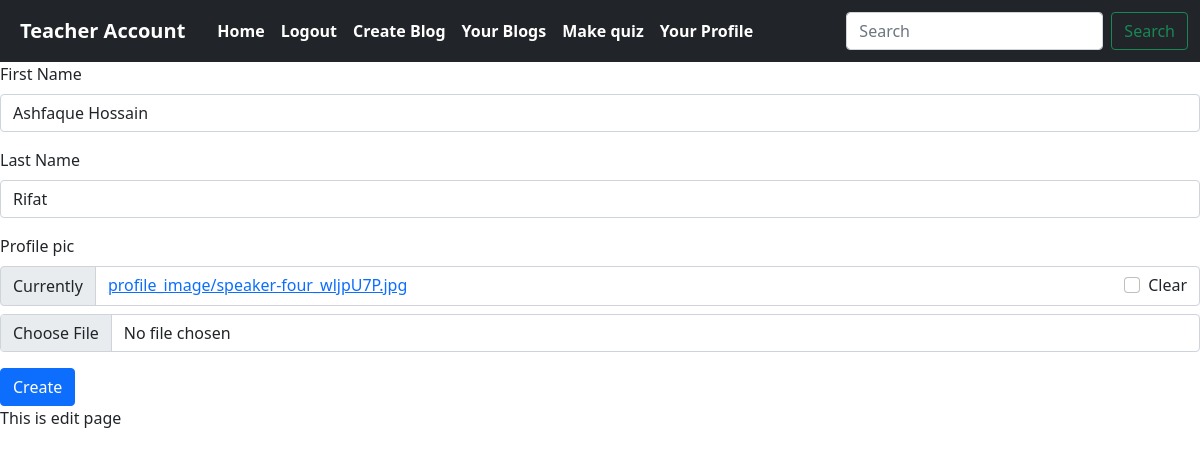
Page /edit_profile/ (signed in) on the committed database.
### blog/models.py (models this page shows, shortened)
class User(AbstractUser):
    user_type = models.ForeignKey(account, on_delete=models.CASCADE,blank=True,null=True,related_name='user_status')

class account(models.Model):
    type = models.CharField(max_length=100,blank=True,null=True)

class profile(models.Model):
    user_acc = models.OneToOneField(User,on_delete=models.CASCADE,related_name ='user_profile',blank=True,null=True)
    profile_pic = models.ImageField(upload_to='profile_image',blank=True,null=True)
    first_name = models.CharField(max_length=100,blank=True,null=True)
    last_name = models.CharField(max_length=100,blank=True,null=True)

### blog/views.py (the view)
# urls.py: path('edit_profile/',views.edit_profile, name='edit_profile'),
def edit_profile(request):
    current_user = profile.objects.get( user_acc = request.user )
    form = ProfileForm( instance =current_user )
    context = {
        'form':form
    }
    if request.method=='POST':
        data = ProfileForm(request.POST, request.FILES, instance = current_user)
        data.save()
        return redirect('user_profile')
    return render(request,'blog/edit_profile.html',context)

### blog/forms.py
class ProfileForm(forms.ModelForm):
    class Meta:
        model = profile
        fields = ['first_name','last_name','profile_pic']
        labels = {
        "first_name":  "First Name",
        "last_name": "Last Name",
    }

### templates/blog/edit_profile.html (shortened to what this page needs)
{% extends 'base.html' %}
{% load crispy_forms_tags %}
{% block content %}
<div>
    <form method="post" action="{% url 'edit_profile' %}" enctype="multipart/form-data">
        {{form | crispy }}
        <button type="submit" class="btn btn-primary">Create</button>
    </form>
</div>
<p>This is edit page </p>
{% endblock %}

### templates/base.html (shortened to what this page needs)
<!doctype html>
<html lang="en">
  <head>
    <link href="https://cdn.jsdelivr.net/npm/bootstrap@5.0.2/dist/css/bootstrap.min.css" rel="stylesheet">
    <link rel="stylesheet" href="https://cdn.jsdelivr.net/npm/bootstrap-icons@1.11.1/font/bootstrap-icons.css">
  </head>
  <body>
    <nav class="navbar navbar-expand-lg navbar-light bg-dark " style="font-weight: 700; ">
        <div class="container-fluid ">
          {% if request.user.is_authenticated %}
          <a class="navbar-brand bg-dark text-white p-2 text-white" style="border-radius:4px;" href="#">{{user.user_type.type}} Account</a>
          {% endif %}
          <div class="collapse navbar-collapse" id="navbarSupportedContent">
            <ul class="navbar-nav me-auto mb-2 mb-lg-0">
              <li class="nav-item">
                <a class="nav-link active text-white " aria-current="page" href="{% url 'home' %}">Home</a>
              </li>
              {% if request.user.is_authenticated  %}
              <li class="nav-item">
                <a class="nav-link text-white" href="{% url 'user_logout' %}">Logout</a>
              </li>
              {% else %}
              <li class="nav-item">
                <a class="nav-link text-white" href="{% url 'user_login' %}">Login</a>
              </li>
              {% endif %}
              {% if request.user.user_type.type == 'Teacher'%}
              <li class="nav-item">
                <a class="nav-link text-white" href="{% url 'CreateBlog' %}">Create Blog</a>
              </li>
              <li class="nav-item">
                <a class="nav-link text-white" href="{% url 'blog_list' %}">Your Blogs</a>
              </li>
              <li class="nav-item">
                <a class="nav-link text-white" href="{% url 'create_quiz' %}">Make quiz</a>
              </li>
              {% endif %}
              {% if request.user.is_authenticated %}
              <li class="nav-item">
                <a class="nav-link text-white" href="{% url 'user_profile' %}">Your Profile</a>
              </li>
              {% endif %}
            </ul>
            <form class="d-flex" method="GET" action="{% url 'search' %}">
              <input class="form-control me-2" type="text" name="searched_text" placeholder="Search" aria-label="Search">
              <button class="btn btn-outline-success" type="submit">Search</button>
            </form>
          </div>
        </div>
      </nav>
      {% block content %}
      {% endblock %}
  {% load sweetify %}
  </body>
</html>

### rows in the picture
User: user_type.type "Teacher"
profile: first_name "Ashfaque Hossain", last_name "Rifat"
